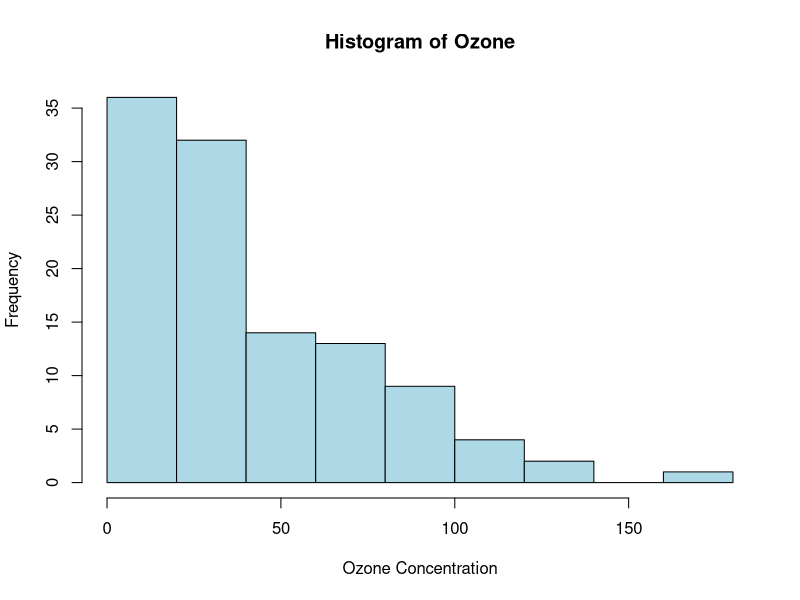
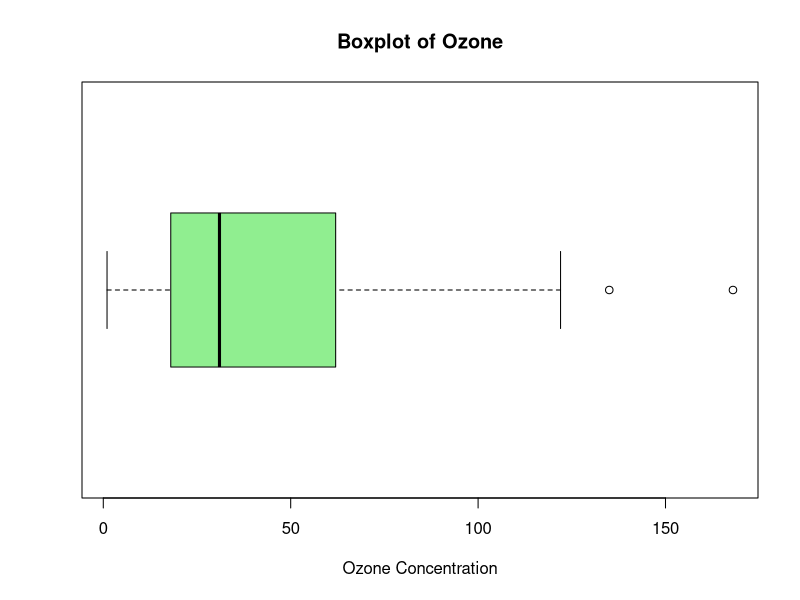
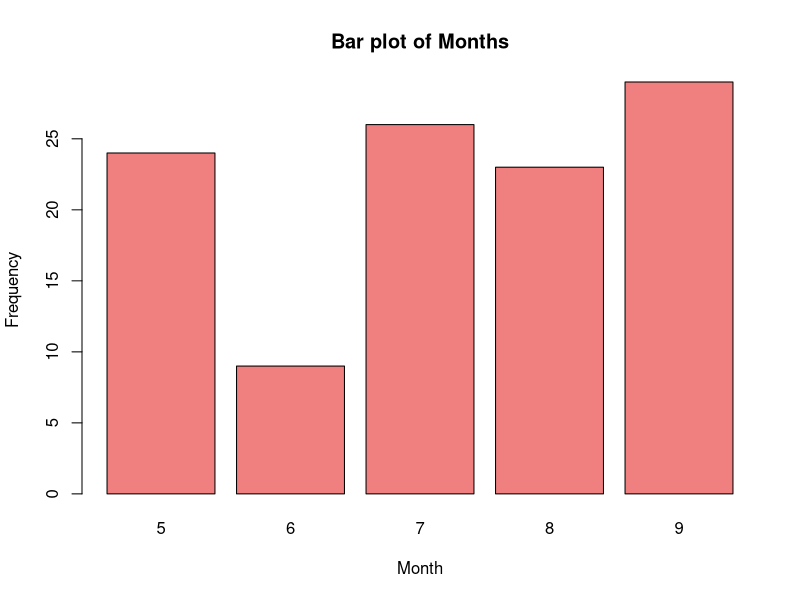
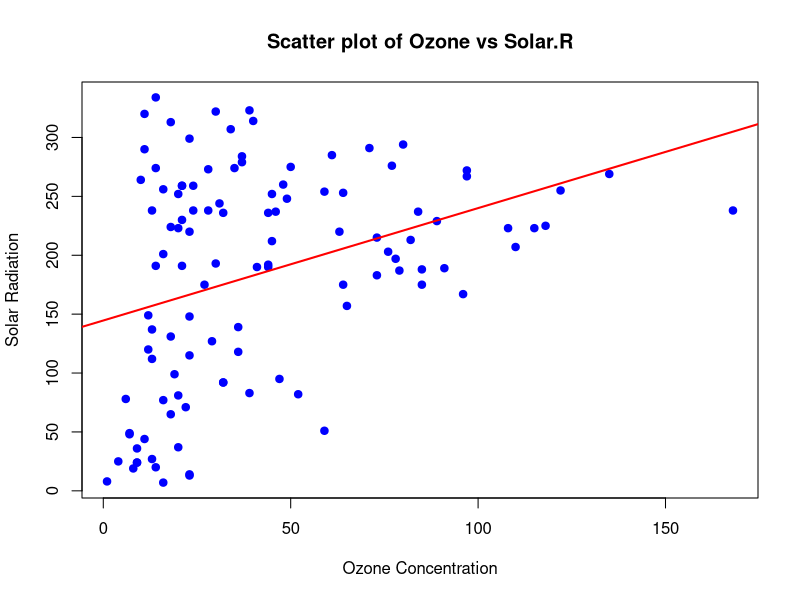
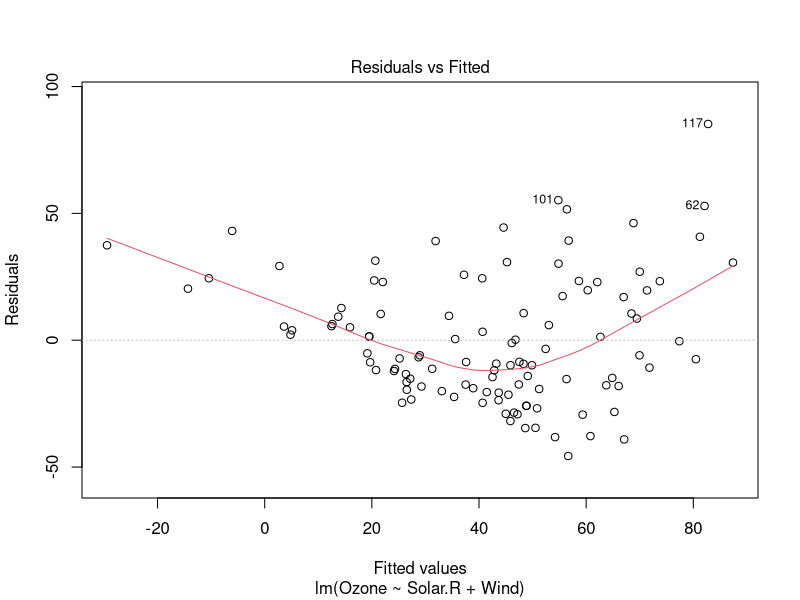
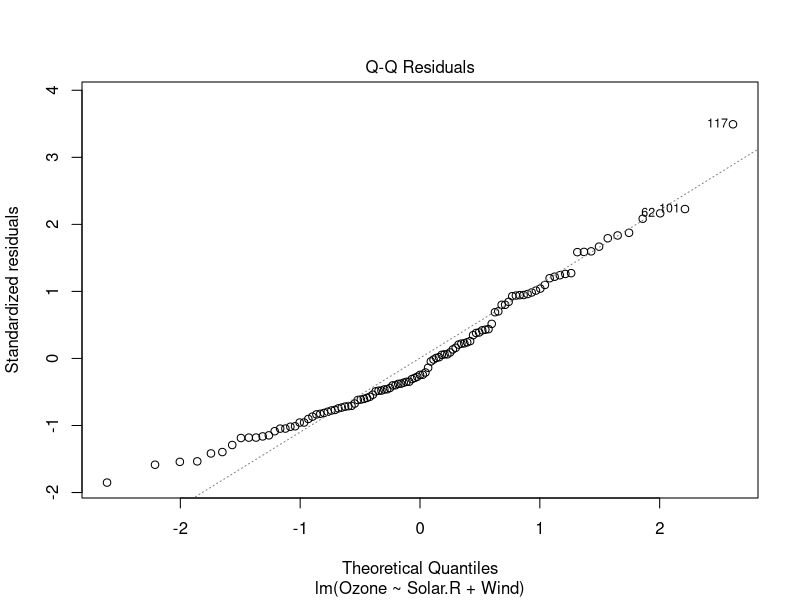
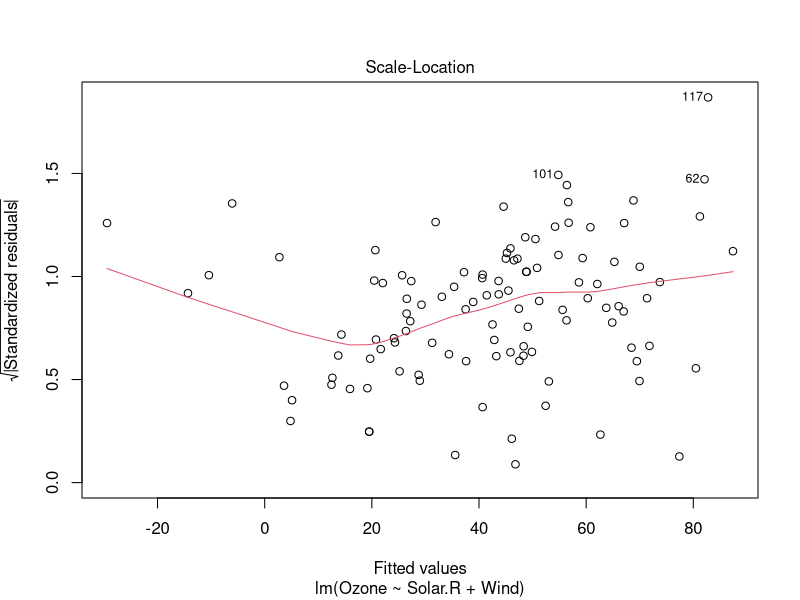
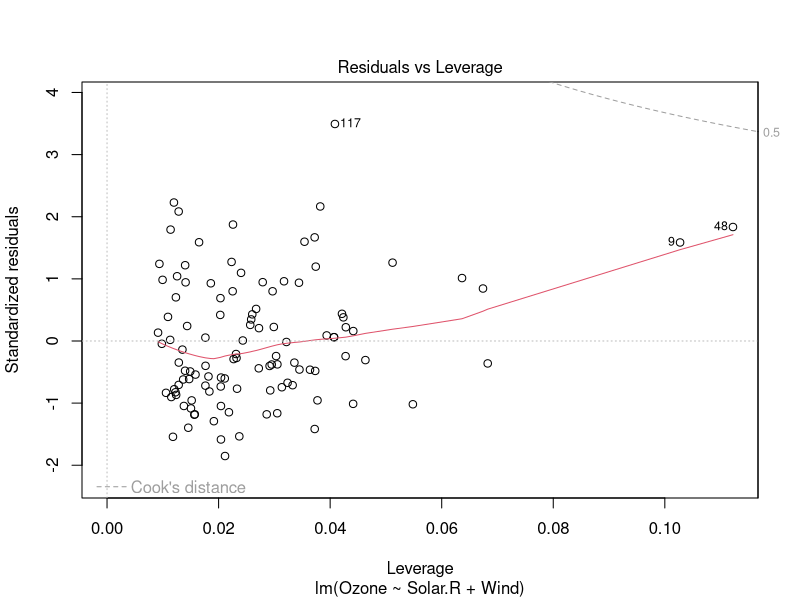

Reproduce these figures in R, in order.

# Assignment: Statistical Structures in Data

# Name: Prince Himadri Mayank
# Roll No: 24BM6JP43



# DATASET 1: AIRQUALITY

# 1. Data Overview

# Load the airquality dataset
data(airquality)

# Check for missing or infinite values
sum(is.na(airquality))  # Check for missing values

# Check for infinite values
sum(!is.finite(airquality$Ozone))
sum(!is.finite(airquality$Solar.R))
sum(!is.finite(airquality$Wind))
sum(!is.finite(airquality$Temp))
sum(!is.finite(airquality$Month))
sum(!is.finite(airquality$Day))

# Clean the dataset: Remove rows with NA or infinite values
airquality_cleaned <- airquality

# Replace infinite values with NA in each column
airquality_cleaned[!is.finite(airquality_cleaned$Ozone), "Ozone"] <- NA
airquality_cleaned[!is.finite(airquality_cleaned$Solar.R), "Solar.R"] <- NA

# Remove rows with NA values
airquality_cleaned <- na.omit(airquality_cleaned)

# Check the structure of the cleaned dataset
str(airquality_cleaned)

# Check the number of observations and variables
n_obs1 <- nrow(airquality_cleaned)
n_vars1 <- ncol(airquality_cleaned)
cat("Number of observations:", n_obs1, "\n")
cat("Number of variables:", n_vars1, "\n")


# 2. Summary Statistics

# Choose the variable 'Ozone'
var1 <- airquality_cleaned$Ozone

# Calculate summary statistics
mean_var1 <- mean(var1)
median_var1 <- median(var1)
sd_var1 <- sd(var1)
min_var1 <- min(var1)
max_var1 <- max(var1)

cat("Mean:", mean_var1, "\n")
cat("Median:", median_var1, "\n")
cat("Standard Deviation:", sd_var1, "\n")
cat("Minimum:", min_var1, "\n")
cat("Maximum:", max_var1, "\n")


# 3. Distribution Visualization

# Histogram
hist(airquality_cleaned$Ozone, 
     main = "Histogram of Ozone", 
     xlab = "Ozone Concentration", 
     col = "lightblue", 
     border = "black", 
     breaks = 10)

# Boxplot
boxplot(airquality_cleaned$Ozone, 
        main = "Boxplot of Ozone", 
        xlab = "Ozone Concentration", 
        col = "lightgreen",
        horizontal = TRUE)


# 4. Categorical Variable Analysis

# Bar plot for 'Month'
barplot(table(airquality_cleaned$Month), 
        main = "Bar plot of Months", 
        xlab = "Month", 
        ylab = "Frequency", 
        col = "lightcoral")


# 5. Correlation Analysis

# Pearson correlation between 'Ozone' and 'Solar.R'
cor_ozone_solar <- cor(airquality_cleaned$Ozone, airquality_cleaned$Solar.R)
cat("Pearson Correlation between Ozone and Solar.R:", cor_ozone_solar, "\n")


# 6. Scatter Plot Visualization

# Scatter plot with trend line
plot(airquality_cleaned$Ozone, airquality_cleaned$Solar.R, 
     main = "Scatter plot of Ozone vs Solar.R", 
     xlab = "Ozone Concentration", 
     ylab = "Solar Radiation", 
     pch = 19, 
     col = "blue")
abline(lm(Solar.R ~ Ozone, data = airquality_cleaned), col = "red", lwd = 2)


# 7. Multiple Regression

# Fit the linear regression model
model1 <- lm(Ozone ~ Solar.R + Wind, data = airquality_cleaned)

# Display the model summary
summary(model1)


# 8. Model Diagnostics

# Plot residuals for the linear regression model
plot(model1)


# 9. Principal Component Analysis (PCA)

# Perform PCA
pca1 <- prcomp(airquality_cleaned[, c("Ozone", "Solar.R", "Wind", "Temp")], scale = TRUE)

# Plot the explained variance
summary(pca1)

# Get the proportion of variance explained by each principal component
explained_variance1 <- summary(pca1)$importance[2,]  # Proportion of Variance

# Create a data frame for plotting
pca_df1 <- data.frame(
  PC = factor(1:length(explained_variance1), levels = 1:length(explained_variance1)),
  Variance = explained_variance1
)

# Create a ggplot for the scree plot
library(ggplot2)
ggplot(pca_df1, aes(x = PC, y = Variance)) +
  geom_line(group = 1, color = "blue", size = 1.2) +  # Line plot
  geom_point(color = "red", size = 3) +  # Points on the line
  labs(
    title = "Scree Plot of PCA (airquality)",
    x = "Principal Component",
    y = "Proportion of Variance"
  ) +
  theme_minimal() +
  theme(
    axis.text = element_text(size = 12),
    axis.title = element_text(size = 14, face = "bold"),
    plot.title = element_text(size = 16, face = "bold")
  )


# 10. PCA Interpretation

# Biplot of PCA without point labels (numbers)
biplot(pca1, main = "Biplot of PCA (airquality)", cex = 0.5)




# DATASET 2: IRIS

# 1. Data Overview

# Load the iris dataset
data(iris)

# Check for missing or infinite values
sum(is.na(iris))  # Check for missing values

# Check for infinite values
sum(!is.finite(iris$Sepal.Length))
sum(!is.finite(iris$Sepal.Width))
sum(!is.finite(iris$Petal.Length))
sum(!is.finite(iris$Petal.Width))

# No missing or infinite values found in the iris dataset

# Check the structure of the iris dataset
str(iris)

# Get the number of observations and variables
n_obs2 <- nrow(iris)
n_vars2 <- ncol(iris)
cat("Number of observations:", n_obs2, "\n")
cat("Number of variables:", n_vars2, "\n")


# 2. Summary Statistics

# Choose the variable 'Sepal.Length'
var2 <- iris$Sepal.Length

# Calculate summary statistics
mean_var2 <- mean(var2)
median_var2 <- median(var2)
sd_var2 <- sd(var2)
min_var2 <- min(var2)
max_var2 <- max(var2)

cat("Mean:", mean_var2, "\n")
cat("Median:", median_var2, "\n")
cat("Standard Deviation:", sd_var2, "\n")
cat("Minimum:", min_var2, "\n")
cat("Maximum:", max_var2, "\n")


# 3. Distribution Visualization
# Histogram
hist(iris$Sepal.Length, 
     main = "Histogram of Sepal Length", 
     xlab = "Sepal Length", 
     col = "lightblue", 
     border = "black", 
     breaks = 10)

# Boxplot
boxplot(iris$Sepal.Length, 
        main = "Boxplot of Sepal Length", 
        xlab = "Sepal Length", 
        col = "lightgreen",
        horizontal = TRUE)


# 4. Categorical Variable Analysis

# Bar plot for 'Species'
barplot(table(iris$Species), 
        main = "Bar plot of Species", 
        xlab = "Species", 
        ylab = "Frequency", 
        col = "lightcoral")


# 5. Correlation Analysis

# Pearson correlation between 'Sepal.Length' and 'Petal.Length'
cor_sepal_petal <- cor(iris$Sepal.Length, iris$Petal.Length)
cat("Pearson Correlation between Sepal Length and Petal Length:", cor_sepal_petal, "\n")


# 6. Scatter Plot Visualization

# Scatter plot with trend line
plot(iris$Sepal.Length, iris$Petal.Length, 
     main = "Scatter plot of Sepal Length vs Petal Length", 
     xlab = "Sepal Length", 
     ylab = "Petal Length", 
     pch = 19, 
     col = "blue")
abline(lm(Petal.Length ~ Sepal.Length, data = iris), col = "red", lwd = 2)


# 7. Multiple Regression

# Fit the linear regression model
model2 <- lm(Sepal.Length ~ Petal.Length + Sepal.Width, data = iris)

# Display the model summary
summary(model2)


# 8. Model Diagnostics

# Plot residuals for the linear regression model
plot(model2)


# 9. Principal Component Analysis (PCA)

# Perform PCA
pca2 <- prcomp(iris[, 1:4], scale = TRUE)

# Plot the explained variance
summary(pca2)

# Get the proportion of variance explained by each principal component
explained_variance2 <- summary(pca2)$importance[2,]  # Proportion of Variance

# Create a data frame for plotting
pca_df2 <- data.frame(
  PC = factor(1:length(explained_variance2), levels = 1:length(explained_variance2)),
  Variance = explained_variance2
)

# Create a ggplot for the scree plot
library(ggplot2)
ggplot(pca_df2, aes(x = PC, y = Variance)) +
  geom_line(group = 1, color = "blue", size = 1.2) +  # Line plot
  geom_point(color = "red", size = 3) +  # Points on the line
  labs(
    title = "Scree Plot of PCA (iris)",
    x = "Principal Component",
    y = "Proportion of Variance"
  ) +
  theme_minimal() +
  theme(
    axis.text = element_text(size = 12),
    axis.title = element_text(size = 14, face = "bold"),
    plot.title = element_text(size = 16, face = "bold")
  )


# 10. PCA Interpretation

# Biplot of PCA
biplot(pca2, main = "Biplot of PCA (iris)", cex = 0.5)



# DATASET 3: MTCARS

# 1. Data Overview

# Load the mtcars dataset
data(mtcars)

# Check for missing values
sum(is.na(mtcars))  # Check for missing values

# Check for infinite values
sum(!is.finite(mtcars$mpg))
sum(!is.finite(mtcars$hp))
sum(!is.finite(mtcars$wt))
sum(!is.finite(mtcars$cyl))
sum(!is.finite(mtcars$disp))
sum(!is.finite(mtcars$drat))
sum(!is.finite(mtcars$qsec))
sum(!is.finite(mtcars$vs))
sum(!is.finite(mtcars$am))
sum(!is.finite(mtcars$gear))
sum(!is.finite(mtcars$carb))

# No missing or infinite values in the mtcars dataset

# Check the structure of the mtcars dataset
str(mtcars)

# Get the number of observations and variables
n_obs3 <- nrow(mtcars)
n_vars3 <- ncol(mtcars)
cat("Number of observations:", n_obs3, "\n")
cat("Number of variables:", n_vars3, "\n")


# 2. Summary Statistics

# Choose the variable 'mpg'
var3 <- mtcars$mpg

# Calculate summary statistics
mean_var3 <- mean(var3)
median_var3 <- median(var3)
sd_var3 <- sd(var3)
min_var3 <- min(var3)
max_var3 <- max(var3)

cat("Mean:", mean_var3, "\n")
cat("Median:", median_var3, "\n")
cat("Standard Deviation:", sd_var3, "\n")
cat("Minimum:", min_var3, "\n")
cat("Maximum:", max_var3, "\n")


# 3. Distribution Visualization

# Histogram
hist(mtcars$mpg, 
     main = "Histogram of MPG", 
     xlab = "Miles per Gallon", 
     col = "lightblue", 
     border = "black", 
     breaks = 10)

# Boxplot
boxplot(mtcars$mpg, 
        main = "Boxplot of MPG", 
        xlab = "Miles per Gallon", 
        col = "lightgreen",
        horizontal = TRUE)


# 4. Categorical Variable Analysis

# Bar plot for 'cyl'
barplot(table(mtcars$cyl), 
        main = "Bar plot of Cylinders", 
        xlab = "Number of Cylinders", 
        ylab = "Frequency", 
        col = "lightcoral")


# 5. Correlation Analysis

# Pearson correlation between 'mpg' and 'hp'
cor_mpg_hp <- cor(mtcars$mpg, mtcars$hp)
cat("Pearson Correlation between MPG and HP:", cor_mpg_hp, "\n")


# 6. Scatter Plot Visualization

# Scatter plot with trend line
plot(mtcars$mpg, mtcars$hp, 
     main = "Scatter plot of MPG vs HP", 
     xlab = "Miles per Gallon", 
     ylab = "Horsepower", 
     pch = 19, 
     col = "blue")
abline(lm(hp ~ mpg, data = mtcars), col = "red", lwd = 2)


# 7. Multiple Regression

# Fit the linear regression model
model3 <- lm(mpg ~ hp + wt, data = mtcars)

# Display the model summary
summary(model3)


# 8. Model Diagnostics

# Plot residuals for the linear regression model
plot(model3)


# 9. Principal Component Analysis (PCA)

# Perform PCA
pca3 <- prcomp(mtcars[, c("mpg", "hp", "wt", "qsec", "drat", "disp")], scale = TRUE)

# Plot the explained variance
summary(pca3)

# Get the proportion of variance explained by each principal component
explained_variance3 <- summary(pca3)$importance[2,]  # Proportion of Variance

# Create a data frame for plotting
pca_df3 <- data.frame(
  PC = factor(1:length(explained_variance3), levels = 1:length(explained_variance3)),
  Variance = explained_variance3
)

# Create a ggplot for the scree plot
library(ggplot2)
ggplot(pca_df3, aes(x = PC, y = Variance)) +
  geom_line(group = 1, color = "blue", size = 1.2) +  # Line plot
  geom_point(color = "red", size = 3) +  # Points on the line
  labs(
    title = "Scree Plot of PCA (mtcars)",
    x = "Principal Component",
    y = "Proportion of Variance"
  ) +
  theme_minimal() +
  theme(
    axis.text = element_text(size = 12),
    axis.title = element_text(size = 14, face = "bold"),
    plot.title = element_text(size = 16, face = "bold")
  )


# 10. PCA Interpretation

# Biplot of PCA
biplot(pca3, main = "Biplot of PCA (mtcars)", cex = 0.5)



# DATASET 4: LONGLEY

# 1. Data Overview

# Load the longley dataset
data(longley)

# Check for missing values
sum(is.na(longley))  # Check for missing values

# Check for infinite values in the dataset
sum(!is.finite(longley$GNP))
sum(!is.finite(longley$GNP.deflator))
sum(!is.finite(longley$Unemployed))
sum(!is.finite(longley$Population))
sum(!is.finite(longley$Armed.Forces))
sum(!is.finite(longley$Year))
sum(!is.finite(longley$Employed))

# No missing or infinite values found in the longley dataset

# Check the structure of the longley dataset
str(longley)

# Get the number of observations and variables
n_obs4 <- nrow(longley)
n_vars4 <- ncol(longley)
cat("Number of observations:", n_obs4, "\n")
cat("Number of variables:", n_vars4, "\n")


# 2. Summary Statistics

# Choose the variable 'GNP'
var4 <- longley$GNP

# Calculate summary statistics
mean_var4 <- mean(var4)
median_var4 <- median(var4)
sd_var4 <- sd(var4)
min_var4 <- min(var4)
max_var4 <- max(var4)

cat("Mean:", mean_var4, "\n")
cat("Median:", median_var4, "\n")
cat("Standard Deviation:", sd_var4, "\n")
cat("Minimum:", min_var4, "\n")
cat("Maximum:", max_var4, "\n")


# 3. Distribution Visualization

# Histogram for GNP
hist(longley$GNP, 
     main = "Histogram of GNP", 
     xlab = "GNP", 
     col = "lightblue", 
     border = "black", 
     breaks = 10)

# Boxplot for GNP
boxplot(longley$GNP, 
        main = "Boxplot of GNP", 
        xlab = "GNP", 
        col = "lightgreen",
        horizontal = TRUE)


# 4. Categorical Variable Analysis

# Convert 'Year' to a factor for visualization
longley$Year <- as.factor(longley$Year)

# Bar plot for 'Year'
barplot(table(longley$Year), 
        main = "Bar plot of Year", 
        xlab = "Year", 
        ylab = "Frequency", 
        col = "lightcoral")


# 5. Correlation Analysis

# Pearson correlation between 'GNP' and 'Unemployed'
cor_gnp_unemployed <- cor(longley$GNP, longley$Unemployed)
cat("Pearson Correlation between GNP and Unemployed:", cor_gnp_unemployed, "\n")


# 6. Scatter Plot Visualization

# Scatter plot with trend line
plot(longley$GNP, longley$Unemployed, 
     main = "Scatter plot of GNP vs Unemployed", 
     xlab = "GNP", 
     ylab = "Unemployed", 
     pch = 19, 
     col = "blue")
abline(lm(Unemployed ~ GNP, data = longley), col = "red", lwd = 2)


# 7. Multiple Regression

# Fit the linear regression model
model4 <- lm(GNP ~ Unemployed + Population, data = longley)

# Display the model summary
summary(model4)


# 8. Model Diagnostics

# Plot residuals for the linear regression model
plot(model4)


# 9. Principal Component Analysis (PCA)

# Select only the numeric columns for PCA (exclude the 'Year' column)
longley_numeric <- longley[, sapply(longley, is.numeric)]

# Perform PCA on the numeric columns
pca4 <- prcomp(longley_numeric, scale = TRUE)

# Plot the explained variance
summary(pca4)

# Get the proportion of variance explained by each principal component
explained_variance4 <- summary(pca4)$importance[2,]  # Proportion of Variance

# Create a data frame for plotting
pca_df4 <- data.frame(
  PC = factor(1:length(explained_variance4), levels = 1:length(explained_variance4)),
  Variance = explained_variance4
)

# Create a ggplot for the scree plot
library(ggplot2)
ggplot(pca_df4, aes(x = PC, y = Variance)) +
  geom_line(group = 1, color = "blue", size = 1.2) +  # Line plot
  geom_point(color = "red", size = 3) +  # Points on the line
  labs(
    title = "Scree Plot of PCA (longley)",
    x = "Principal Component",
    y = "Proportion of Variance"
  ) +
  theme_minimal() +
  theme(
    axis.text = element_text(size = 12),
    axis.title = element_text(size = 14, face = "bold"),
    plot.title = element_text(size = 16, face = "bold")
  )


# 10. PCA Interpretation

# Biplot of PCA
biplot(pca4, main = "Biplot of PCA (longley)", cex = 0.5)

